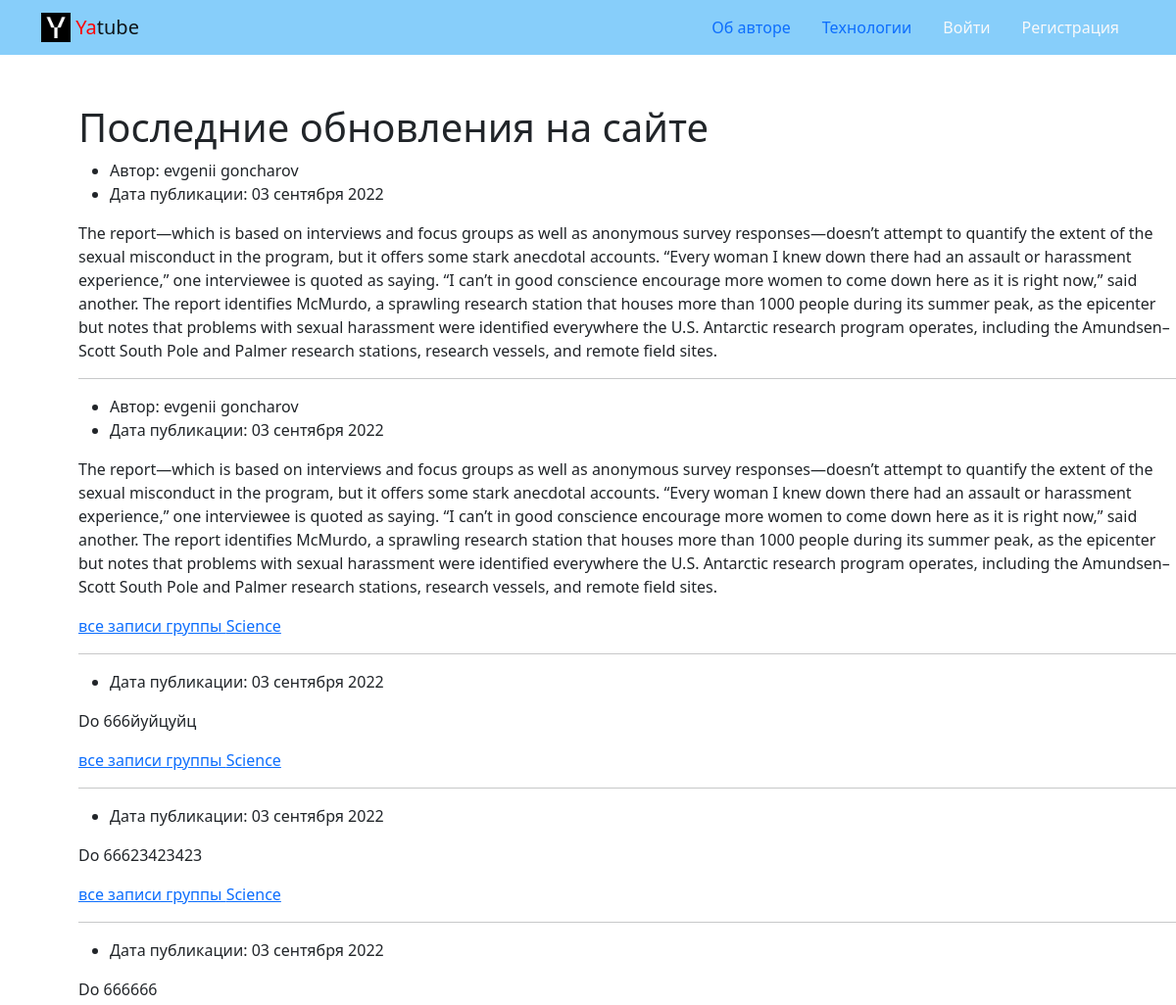
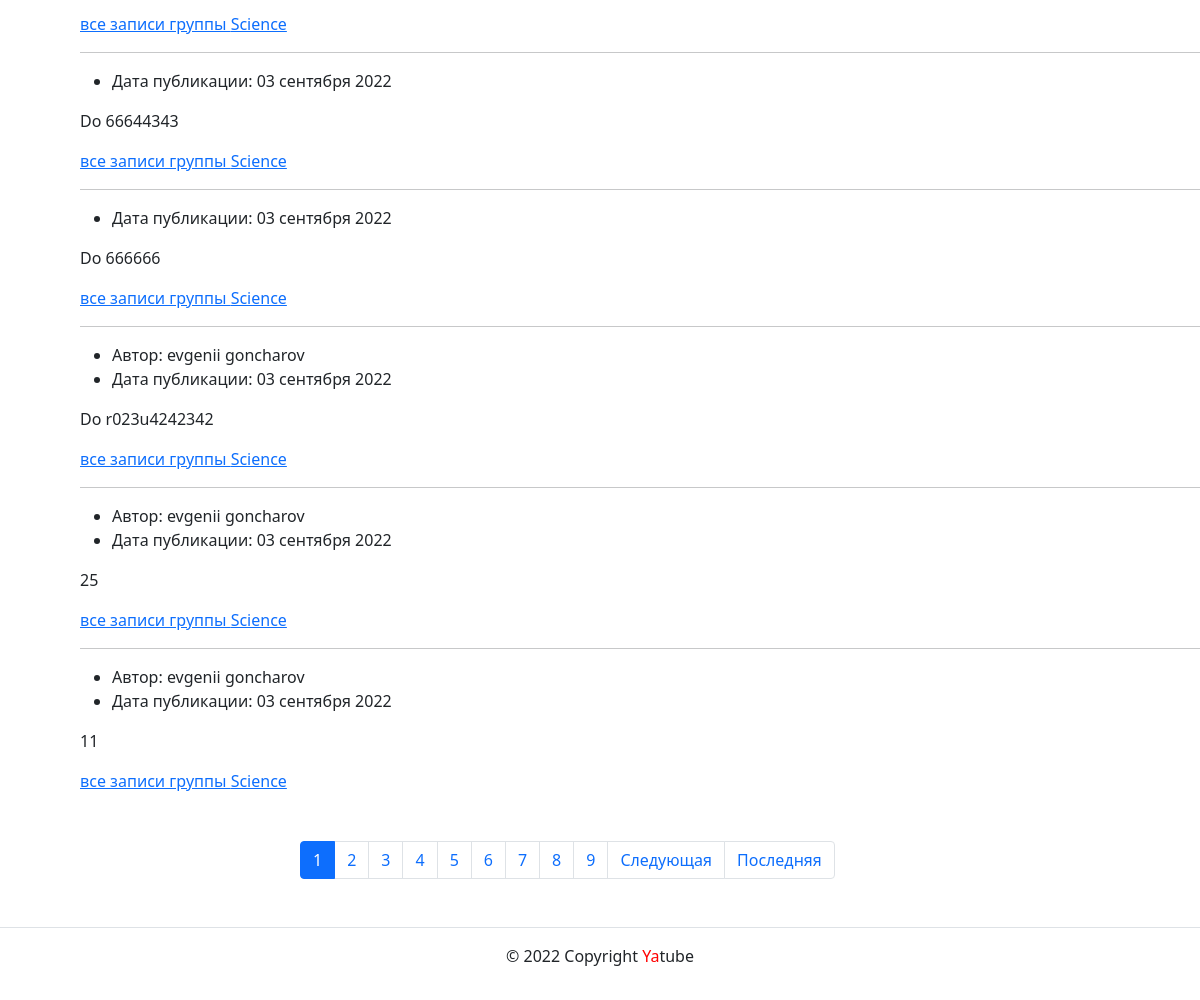
The page / on the database its author committed (2 pictures, top to bottom).
### posts/models.py (models this page shows, shortened)
class Post(models.Model):
    text = models.TextField()
    pub_date = models.DateTimeField(auto_now_add=True)
    author = models.ForeignKey(
        User,
        on_delete=models.CASCADE,
        blank=True,
        null=True,
        related_name='posts'
    )
    group = models.ForeignKey(
        Group,
        on_delete=models.SET_NULL,
        max_length=200,
        blank=True,
        null=True,
        related_name='posts'
    )
    class Meta:
        ordering = ('-pub_date',)

class Group(models.Model):
    title = models.CharField(max_length=200)
    slug = models.SlugField(max_length=100, unique=True)
    description = models.TextField()
    def __str__(self):
        return self.title

### posts/views.py (the view)
# urls.py: path('', views.index,
def index(request):
    template = 'posts/index.html'
    title = 'Последние обновления на сайте'
    posts = Post.objects.all()
    paginator = Paginator(posts, 10)
    page_number = request.GET.get('page')
    page_obj = paginator.get_page(page_number)
    context = {
        'title': title,
        'posts': posts,
        'page_obj': page_obj}
    return render(request, template, context)

### core/context_processors/year.py (called while the page is built)
def year(request):
    return {
        "year": datetime.datetime.now().year
    }

### templates/posts/index.html
{% extends 'base.html' %}
{% block content %}
    <h1 style="margin-left: 80px; margin-top: 50px;">Последние обновления на сайте</h1>
    {% for post in page_obj %}
        <div style="margin-left: 80px;">
            <ul>
                {% if post.author %}
                    <li>
                        Автор: {{ post.author.get_full_name }}
                    </li>
                {% endif %}
                <li>
                    Дата публикации: {{ post.pub_date|date:"d E Y" }}
                </li>
            </ul>
            <p>{{ post.text }}</p>
            {% if post.group %}
                <a href="{% url 'posts:group_list' post.group.slug %}">все записи группы {{ post.group }}</a>
            {% endif %}
            {% if not forloop.last %}
                <hr>
            {% endif %}
        </div>
    {% endfor %}
    {% include 'posts/includes/paginator.html' %}
{% endblock %}

### rows shown on the page
Post: author.get_full_name "evgenii goncharov", pub_date "03 сентября 2022", text "The report—which is based on interviews and focus groups as well as anonymous survey responses—doesn’t attempt to quantify the extent of the sexual misconduct in the program, but it offers some stark anecdotal accounts. “Every woman I knew down there had an assault or harassment experience,” one interviewee is quoted as saying. “I can’t in good conscience encourage more women to come down here as it is right now,” said another. The report identifies McMurdo, a sprawling research station that houses more than 1000 people during its summer peak, as the epicenter but notes that problems with sexual harassment were identified everywhere the U.S. Antarctic research program operates, including…"
Post: author.get_full_name "evgenii goncharov", pub_date "03 сентября 2022", text "The report—which is based on interviews and focus groups as well as anonymous survey responses—doesn’t attempt to quantify the extent of the sexual misconduct in the program, but it offers some stark anecdotal accounts. “Every woman I knew down there had an assault or harassment experience,” one interviewee is quoted as saying. “I can’t in good conscience encourage more women to come down here as it is right now,” said another. The report identifies McMurdo, a sprawling research station that houses more than 1000 people during its summer peak, as the epicenter but notes that problems with sexual harassment were identified everywhere the U.S. Antarctic research program operates, including…", group "Science"
Post: pub_date "03 сентября 2022", text "Do 666йуйцуйц", group "Science"
Post: pub_date "03 сентября 2022", text "Do 66623423423", group "Science"
Post: pub_date "03 сентября 2022", text "Do 666666", group "Science"
Post: pub_date "03 сентября 2022", text "Do 66644343", group "Science"
Post: pub_date "03 сентября 2022", text "Do 666666", group "Science"
Post: author.get_full_name "evgenii goncharov", pub_date "03 сентября 2022", text "Do r023u4242342", group "Science"
Post: author.get_full_name "evgenii goncharov", pub_date "03 сентября 2022", text "25", group "Science"
Post: author.get_full_name "evgenii goncharov", pub_date "03 сентября 2022", text "11", group "Science"

### other values the page prints
{{ i }} "1"
{{ i }} "2" "3" "4" "5" "6" "7" "8" "9"
